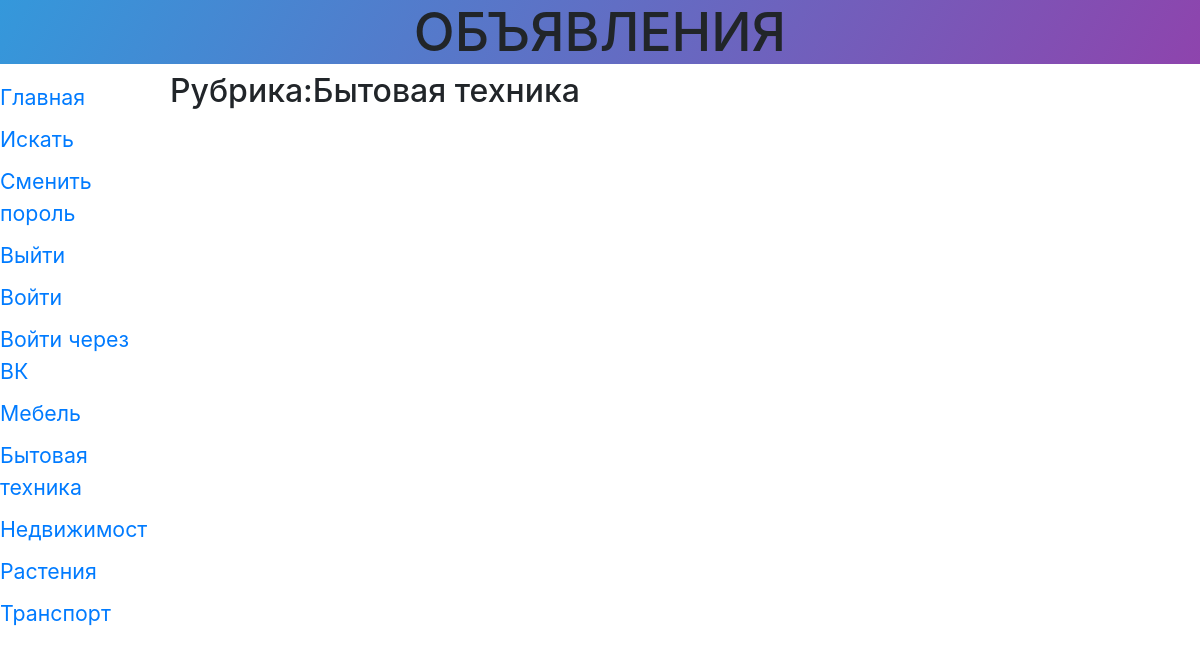
Page /storys/6/ on the earlier database version.
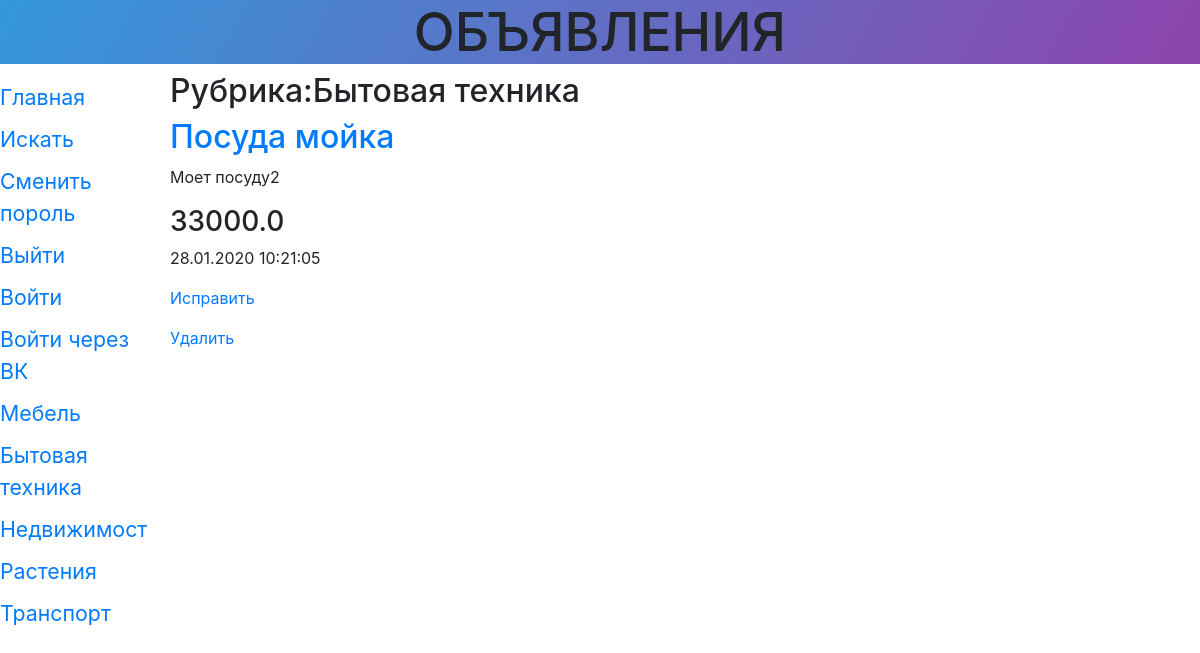
Same page on the later database version.
### storys/models.py (models this page shows, shortened)
class Rubric(models.Model):
	name = models.CharField(max_length=20, db_index=True, verbose_name = 'Название')
	order = models.SmallIntegerField(default = 0, db_index=True)
	class Meta():
		verbose_name_plural = 'Рубрики'
		verbose_name = 'Рубрика'
		ordering = ['order','name']

class Story(models.Model):
	title = models.CharField(max_length=50, verbose_name='Товар')
	content = models.TextField(null = True, blank=True, verbose_name='Описание')
	price = models.FloatField(null = True, blank=True, verbose_name='Цена')
	published = models.DateTimeField(auto_now_add=True, db_index=True, verbose_name='Опубликовано')
	rubric = models.ForeignKey('Rubric', null=True, on_delete = models.PROTECT,verbose_name = 'Рубрика',
		related_name='entries', related_query_name='entry')
	class Meta():
		verbose_name_plural = 'Объявления'
		verbose_name = 'Объявление'
		ordering = ['-published']

### storys/views.py (the view)
# urls.py: path('<int:rubric_id>/', StoryByRubricView.as_view(), name = 'by_rubric'),
class StoryByRubricView(ListView):
	template_name='storys/by_rubric.html'
	context_object_name='bbs'
	def get_queryset(self):
		return Story.objects.filter(rubric=self.kwargs['rubric_id'])
	def get_context_data(self, *args, **kwargs):
		context=super().get_context_data(*args,**kwargs)
		context['rubrics']=Rubric.objects.all()
		context['current_rubric'] = Rubric.objects.get(pk=self.kwargs['rubric_id'])
		return context

### storys/templates/storys/by_rubric.html (shortened to what this page needs)
{% extends 'layout/basic.html'%}
{%block content%}
<h2>Рубрика:{{current_rubric.name}}</h2>
{% for bb in bbs%}
<div>
	<h2><a href="{% url 'detail' pk=bb.pk%}">{{bb.title}}</a></h2>
	<p>{{bb.content}}</p>
	<h3>{{bb.price}}</h3>
	<p>{{bb.published|date:"d.m.Y H:i:s"}}</p>
	<p><a href="{% url 'edit' pk=bb.pk %}">Исправить</a></p>
	<p><a href="{% url 'delete' pk=bb.pk %}">Удалить</a></p>
</div>
{%endfor%}
{%endblock%}

### storys/templates/layout/basic.html (shortened to what this page needs)
{%load static%}
{%load cache%}
<!DOCTYPE html>
<html lang="ru-RU">
<head>
	<link rel="stylesheet" href="https://stackpath.bootstrapcdn.com/bootstrap/4.3.1/css/bootstrap.min.css">
	<link rel="stylesheet" type="text/css" href="{% static 'storys/style.css'%}">
</head>
<body>
	<header>
		<h1>Объявления</h1>
	</header>
	{% cache 300 navbar%}
	<nav>
		<a href="{% url 'index'%}">Главная</a>
		<a href="{% url 'search'%}">Искать</a>
		<a href="{% url 'password_change'%}">Сменить пороль</a>
		<a href="{% url 'logout'%}">Выйти</a>
	{%endcache%}
		{% if user.is_authenticated %}
		{%else%}
		<a href="{% url 'login'%}">Войти</a>
		<a href="{% url 'social:begin' 'vk-oauth2'%}">Войти через ВК</a>
		{%endif%}
		{% for rubric in rubrics%}
		<a href="{% url 'by_rubric' rubric.pk %}">
		{{rubric.name}}</a>
		{%endfor%}
	</nav>
	<section>
		{%block content%}{%endblock%}
	</section>
</body>
</html>

Differences in the rows shown:
added Story: title "Посуда мойка", content "Моет посуду2", price "33000.0", published "28.01.2020 10:21:05"
